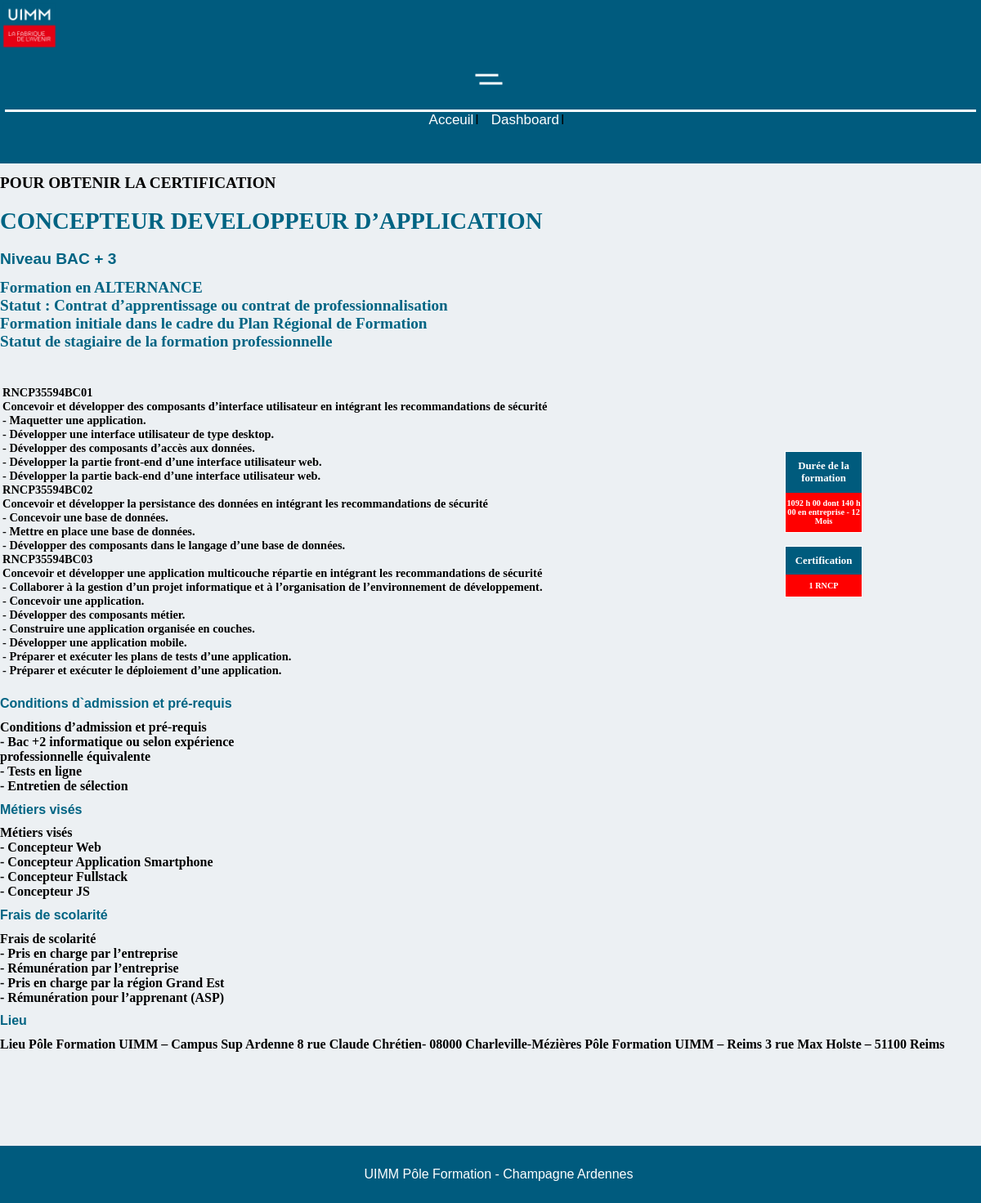
Screenshot of /page_formation?q=5 with the database file from the repository.
### tables this page shows
CREATE TABLE IF NOT EXISTS `formation` (
  `id` int NOT NULL,
  `description` int DEFAULT NULL,
  `nom` varchar(255) NOT NULL,
  `niveau` int NOT NULL,
  `bac` int NOT NULL,
  `duree` varchar(250) NOT NULL,
  `alternance` tinyint(1) DEFAULT NULL,
  `formations_continue` tinyint(1) DEFAULT NULL,
  `certif` varchar(250) NOT NULL,
  `activite_type` varchar(4000) NOT NULL,
  `prerequis` varchar(1000) NOT NULL,
  `metiers` varchar(1000) NOT NULL,
  `frais` varchar(1000) NOT NULL,
  `lieu` varchar(1000) NOT NULL,
  PRIMARY KEY (`id`)
);

### assets/src/MyPDO.template.php (called while the page is built, shortened)
<?php
final class MyPDO
{
    private static ?PDO $PDOInstance = null;
    private static string $DSN = '';
    private static string $username = '';
    private static string $password = '';
    private static array $driverOptions = [
        PDO::ATTR_ERRMODE => PDO::ERRMODE_EXCEPTION,
        PDO::ATTR_DEFAULT_FETCH_MODE => PDO::FETCH_ASSOC,
    ];
    public static function getInstance(): PDO
    {
        if (is_null(self::$PDOInstance)) {
            self::$PDOInstance = new PDO(self::$DSN, self::$username, self::$password, self::$driverOptions);
        }
        return self::$PDOInstance;
    }
    public static function setConfiguration(
        string $dsn,
        string $username = '',
        string $password = '',
        array $driverOptions = []
    ): void {
        self::$DSN = $dsn;
        self::$username = $username;
        self::$password = $password;
        self::$driverOptions = $driverOptions + self::$driverOptions;
    }
    private static function hasConfiguration(): bool
    {
        return '' !== self::$DSN;
    }
}

### assets/src/Formation.php (called while the page is built, shortened)
<?php
class Formation
{
    private $alternance;
    private $activite_type;
    private $prerequis;
    private $metiers;
    private $frais;
    private function __construct(array $infos)
    {
        $this->alternance = $infos["alternance"];
        $this->activite_type = $infos["activite_type"];
        $this->prerequis = $infos["prerequis"];
        $this->metiers = $infos["metiers"];
        $this->frais = $infos["frais"];
    }
    public function getActiviteType()
    {
        return $this->activite_type;
    }
    public function getAlternance()
    {
        return $this->alternance;
    }
    public function getFrais()
    {
        return $this->frais;
    }
    public function getMetiers()
    {
        return $this->metiers;
    }
    public function getPrerequis()
    {
        return $this->prerequis;
    }
    public static function getFormationById(int $id):Formation
    {
        $stmt = MyPDO::getInstance()->prepare(<<<SQL
SELECT *
FROM Formation
where id = :id and description = 0
SQL
);
        $stmt->bindParam(':id',$id);
        $stmt->execute();
        return New Formation($stmt->fetch());
    }
}

### page_formation.php (the view, shortened to what this page needs)
<?php
$page = New WebPage("Acceuil");
$formation = Formation::getFormationById($_GET["q"]);
$acttype = $formation->getActiviteType();
$metiers = $formation->getMetiers();
$prerequis = $formation->getPrerequis();
$frais = $formation->getFrais();
$alternance = $formation->getAlternance();
$formationsContinue = $formation->getFormationsContinue();
$typeFormationText="";
$acttype = preg_replace("'\r\n'","<br>",$acttype);
$metiers = preg_replace("'\r\n'","<br>",$metiers);
$prerequis = preg_replace("'\r\n'","<br>",$prerequis);
$frais = preg_replace("'\r\n'","<br>",$frais);
$navbar = New Navbar();
$navbar->addButton("Acceuil","index.php");
$navbar->addButton("Dashboard","dashboard.php");
$page->appendContent($navbar);
$page->appendCssUrl("assets/css/navbar.css");
if ($alternance == 1){
 $typeFormationText="Formation en ALTERNANCE <br>  Statut : Contrat d’apprentissage ou contrat de professionnalisation ";
}
if ($formationsContinue==1){
 $typeFormationText=$typeFormationText."<br>Formation initiale dans le cadre du Plan Régional de Formation <br>  Statut de stagiaire de la formation professionnelle";
}
$page->appendCssUrl("assets/css/style.css");
$footer = New Footer();
$page->appendContent($footer);
$page->appendCssUrl("assets/css/footer.css");
echo $page->toHTML();

### assets/css/style.css (style rules this page uses)
* { font-family: 'Poppins', sans-serif; }
body { text-align: center; margin:0; min-height: 100vh; background-position: center center; background-size: 500% auto; background-attachment: fixed; background: #ecf0f3; }

### rows the page displays
formation: activite_type "RNCP35594BC01 Concevoir et développer des composants d’interface utilisateur en intégrant les recommandations de sécurité - Maquetter une application. - Développer une interface utilisateur de type desktop. - Développer des composants d’accès aux données. - Développer la partie front-end d’une interface utilisateur web. - Développer la partie back-end d’une interface utilisateur web. RNCP35594BC02 Concevoir et développer la persistance des données en intégrant les recommandations de sécurité - Concevoir une base de données. - Mettre en place une base de données. - Développer des composants dans le langage d’une base de données. RNCP35594BC03 Concevoir et développer une application…", prerequis "Conditions d’admission et pré-requis - Bac +2 informatique ou selon expérience professionnelle équivalente - Tests en ligne - Entretien de sélection", metiers "Métiers visés - Concepteur Web - Concepteur Application Smartphone - Concepteur Fullstack - Concepteur JS", frais "Frais de scolarité - Pris en charge par l’entreprise - Rémunération par l’entreprise - Pris en charge par la région Grand Est - Rémunération pour l’apprenant (ASP)"

### other values shown
$name "Acceuil Dashboard"
